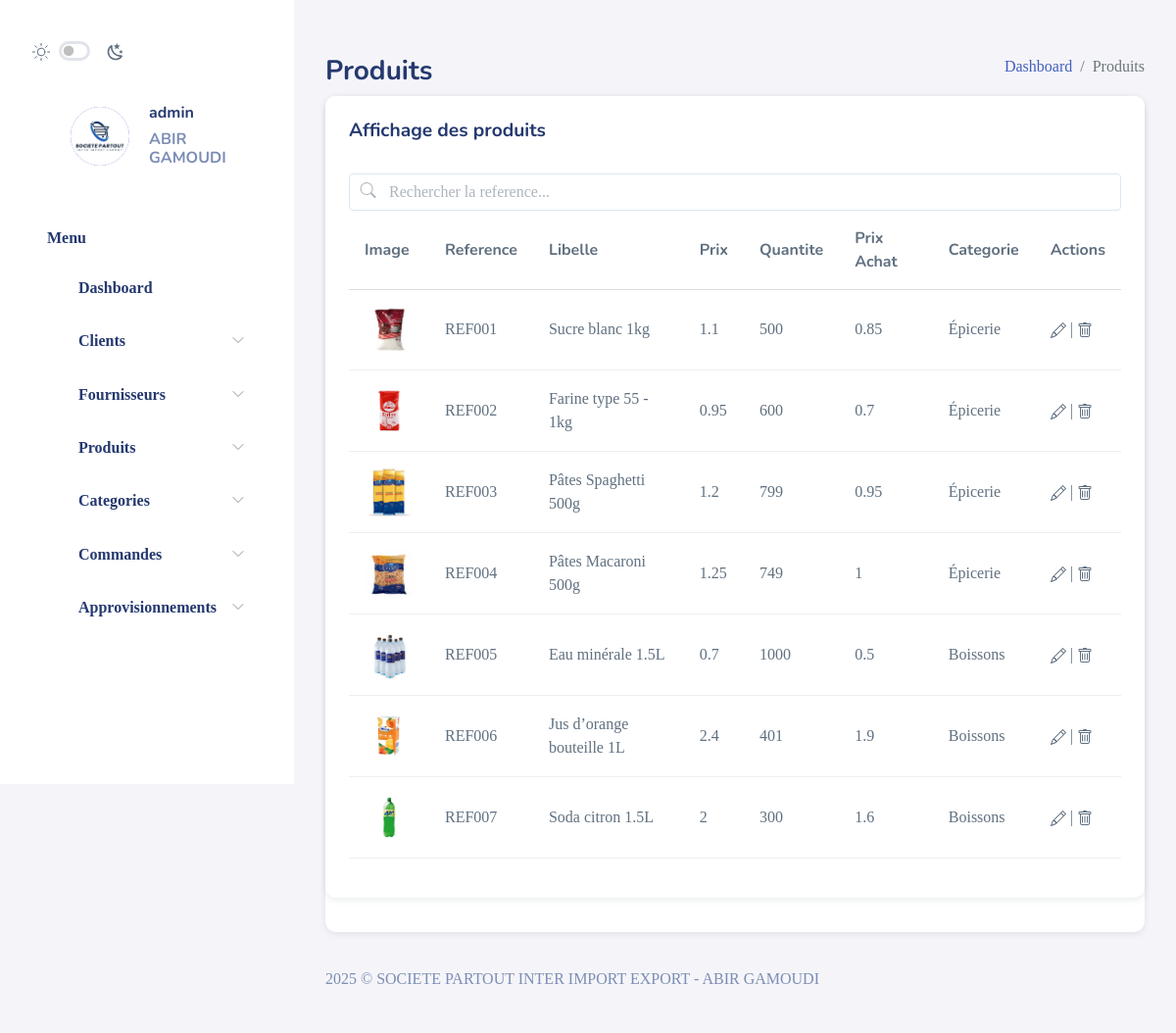
The page /Projet_Web_TP-main/Presentation/Produit/afficherProduits.php (signed in) on the database its author committed.
### tables this page shows
CREATE TABLE `produit` (
  `reference` varchar(50) NOT NULL,
  `libelle` varchar(45) NOT NULL,
  `prixUnitaire` float NOT NULL,
  `quantiteStock` int(11) NOT NULL,
  `prixAchat` float NOT NULL,
  `image` varchar(45) DEFAULT NULL,
  `idCategorie` varchar(45) NOT NULL
);

CREATE TABLE `categorie` (
  `idCategorie` varchar(10) NOT NULL,
  `nomCategorie` varchar(50) NOT NULL
);

### Projet_Web_TP-main/DAO/DAO.php (called while the page is built, shortened)
<?php
    class DAO{
        function getPDO(){
            return new PDO("mysql:host=localhost:3306;dbname=projet_gestion_stock", "root", "");
        }
        function afficherProduits(){
            $pdo=$this->getPDO();
            $stmt=$pdo->prepare("SELECT * FROM produit natural join categorie");
            $stmt->execute();
            $produits=[];
            while($row = $stmt->fetch(PDO::FETCH_ASSOC)){
                extract($row);
                $produits[]=new Produit($reference,$libelle,$prixUnitaire,$quantiteStock,$prixAchat,$image,$nomCategorie);
            }
            return $produits;
        }
}
?>

### Projet_Web_TP-main/Metier/produit.php (called while the page is built, shortened)
<?php
include_once __DIR__ . '/../DAO/DAO.php';
class Produit{
    private $reference;
    private $libelle;
    private $quantite;
    private $prixAchat;
    private $image;
    private $cat;
    function __construct($r,$l,$p,$q,$a,$i,$c){
        $this->reference = $r;
        $this->libelle = $l;
        $this->prix = $p;
        $this->quantite = $q;
        $this->prixAchat = $a;
        $this->image = $i;
        $this->cat = $c;
    }
    function get($c){
        switch($c){
            case "r" : return $this->reference;
            case "l" : return $this->libelle;
            case "p" : return $this->prix;
            case "q" : return $this->quantite;
            case "a" : return $this->prixAchat;
            case "i" : return $this->image;
            case "c" : return $this->cat;
        }
    }
    static function afficher(){
        $dao = new DAO();
        $cl=$dao->afficherProduits();
        return $cl;
    }
}
?>

### Projet_Web_TP-main/Presentation/Produit/afficherProduits.php (the view, shortened to what this page needs)
<?php $title = "Produits" ;include "../templates/header.php" ?>
<div id="main">
    <br>
    <div class="page-heading">
        <div class="page-title">
            <div class="row">
                <div class="col-12 col-md-6 order-md-1 order-last">
                    <h3>Produits</h3>
                </div>
                <div class="col-12 col-md-6 order-md-2 order-first">
                    <nav aria-label="breadcrumb" class="breadcrumb-header float-start float-lg-end">
                        <ol class="breadcrumb">
                            <li class="breadcrumb-item"><a href="../dashboard.php">Dashboard</a></li>
                            <li class="breadcrumb-item active" aria-current="page">Produits</li>
                        </ol>
                    </nav>
                </div>
            </div>
        </div>
        <section class="section">
            <div class="card">
                <div class="card">
                    <div class="card-header">
                        <h4 class="card-title">Affichage des produits</h4>
                    </div>
                    <div class="card-content">
                        <div class="card-body">
                            <div class="email-fixed-search flex-grow-1">
                                <div class="form-group position-relative mb-0 has-icon-left">
                                    <input type="text" class="form-control" placeholder="Rechercher la reference..."
                                        id="search" onkeyup="FilterkeyWord()">
                                    <div class="form-control-icon">
                                        <svg class="bi" width="1.5em" height="1.5em" fill="currentColor">
                                            <use xlink:href="../../assets/images/bootstrap-icons.svg#search"></use>
                                        </svg>
                                    </div>
                                </div>
                            </div>
                            <div class="table-responsive">
                                <table class="table table-md " id="table">
                                    <thead>
                                        <tr>
                                            <th>Image</th>
                                            <th>Reference</th>
                                            <th>Libelle</th>
                                            <th>Prix</th>
                                            <th>Quantite</th>
                                            <th>Prix Achat</th>
                                            <th>Categorie</th>
                                            <th>Actions</th>
                                        </tr>
                                    </thead>
                                    <tbody>
                                        <?php
                                        $tab = Produit::afficher();
                                        echo "<tr>";
                                            foreach($tab as $t) {?>
                                        <tr>
                                            <td><img width='50' height='50'
                                                    src='../../assets/photos/<?=$t->get("i")?>'
                                                    title='<?=$t->get("l")?>'></td>
                                            <td><?=$t->get("r")?></td>
                                            <td><?=$t->get("l")?></td>
                                            <td><?=$t->get("p")?></td>
                                            <td><?=$t->get("q")?></td>
                                            <td><?=$t->get("a")?></td>
                                            <td><?=$t->get("c")?></td>
                                            <td>
                                                <a data-bs-toggle="modal" data-bs-target="#update<?=$t->get("r")?>">
                                                    <svg class="bi" width="1em" height="1em" fill="currentColor">
                                                        <use
                                                            xlink:href="../../assets/images/bootstrap-icons.svg#pencil">
                                                        </use>
                                                    </svg>
                                                </a>&#124;
                                                <a data-bs-toggle="modal"
                                                    data-bs-target="#supprimer<?=$t->get("r")?>">
                                                    <svg class="bi" width="1em" height="1em" fill="currentColor">
                                                        <use
                                                            xlink:href="../../assets/images/bootstrap-icons.svg#trash">
                                                        </use>
                                                    </svg>
                                                </a>
                                            </td>
                                        </tr>
                                        <?php
                                            }
                                        echo"</tr>";
                                        ?>
                                    </tbody>
                                </table>
                            </div>
                        </div>
                    </div>
                </div>
            </div>
        </section>
    </div>
    <?php include("../templates/footer.php");?>

### rows shown on the page
produit: image (picture), reference "REF001", libelle "Sucre blanc 1kg", prixUnitaire "1.1", quantiteStock "500", prixAchat "0.85", idCategorie.nomCategorie "Épicerie"
produit: image (picture), reference "REF002", libelle "Farine type 55 - 1kg", prixUnitaire "0.95", quantiteStock "600", prixAchat "0.7", idCategorie.nomCategorie "Épicerie"
produit: image (picture), reference "REF003", libelle "Pâtes Spaghetti 500g", prixUnitaire "1.2", quantiteStock "799", prixAchat "0.95", idCategorie.nomCategorie "Épicerie"
produit: image (picture), reference "REF004", libelle "Pâtes Macaroni 500g", prixUnitaire "1.25", quantiteStock "749", prixAchat "1", idCategorie.nomCategorie "Épicerie"
produit: image (picture), reference "REF005", libelle "Eau minérale 1.5L", prixUnitaire "0.7", quantiteStock "1000", prixAchat "0.5", idCategorie.nomCategorie "Boissons"
produit: image (picture), reference "REF006", libelle "Jus d’orange bouteille 1L", prixUnitaire "2.4", quantiteStock "401", prixAchat "1.9", idCategorie.nomCategorie "Boissons"
produit: image (picture), reference "REF007", libelle "Soda citron 1.5L", prixUnitaire "2", quantiteStock "300", prixAchat "1.6", idCategorie.nomCategorie "Boissons"
